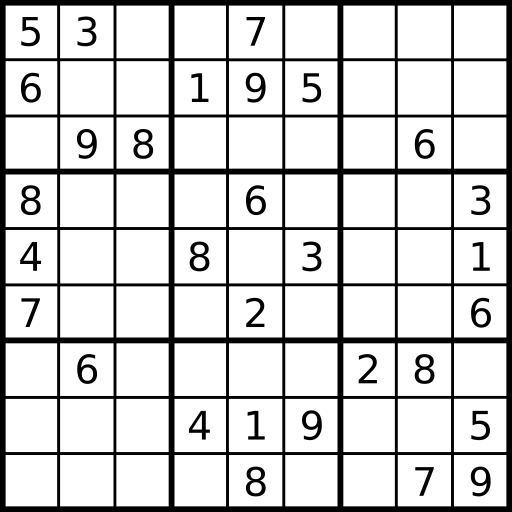
#> input picture Windows/sudoku3.png, 1024 x 1024 px (shown at 1/2 size)
$ python solver.py
#> lines starting #> are read from the running program, lines starting #| are printed output that depends on the picture; after the words box and inside, x2 and y2 are one past the last pixel; in counts of white or black regions, pixels touching at a corner belong together
import cv2
from imutils import contours
import pytesseract as pt
import numpy as np
import glob
from sudokuSolver import solve
from sudokuSolver import printSudoku
pt.pytesseract.tesseract_cmd = r'C:\Program Files\Tesseract-OCR\tesseract.exe'  # your path may be different

def processImage():
    custom_config = r'--psm 6 -c tessedit_char_whitelist=123456789'

    route = r'sudoku3.png'
    image = cv2.imread(route)
#> image is the input picture: shape (1024, 1024, 3); min 0, max 255, mean 209.6
    gray = cv2.cvtColor(image, cv2.COLOR_BGR2GRAY)
    thresh = cv2.adaptiveThreshold(gray,255,cv2.ADAPTIVE_THRESH_GAUSSIAN_C, cv2.THRESH_BINARY_INV,57,5)
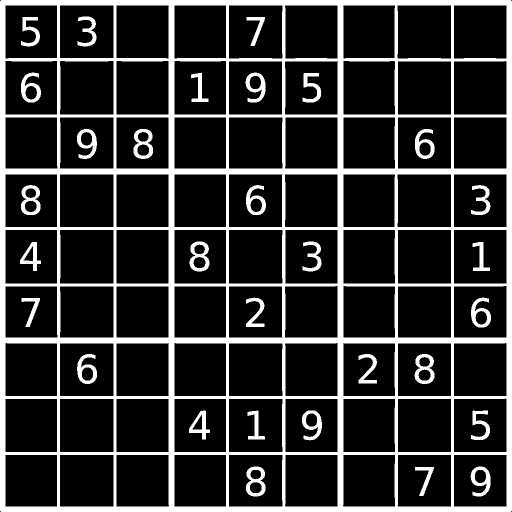
#> thresh: shape (1024, 1024) (shown at 1/2 size); 18.4% white; 31 white regions

    cnts = cv2.findContours(thresh, cv2.RETR_TREE, cv2.CHAIN_APPROX_SIMPLE)
#> cnts = 133 contours; largest, box (x1, y1, x2, y2) and area: (0, 0, 1024, 1024) 1046521, (119, 459, 228, 568) 11575, (457, 459, 566, 568) 11574, (119, 797, 228, 905) 11554, (795, 459, 903, 568) 11554
    cnts = cnts[0] if len(cnts) == 2 else cnts[1]
    for c in cnts:
        area = cv2.contourArea(c)
        if area < 1500:
            cv2.drawContours(thresh, [c], -1, (0,0,0), -1)
#> this loop made 133 passes
#> area on passes 1 to 12: 1046521, 11022, 1483, 515.5, 11127, 601, 10748, 10921, 11149, 1841.5, 448, 349.5
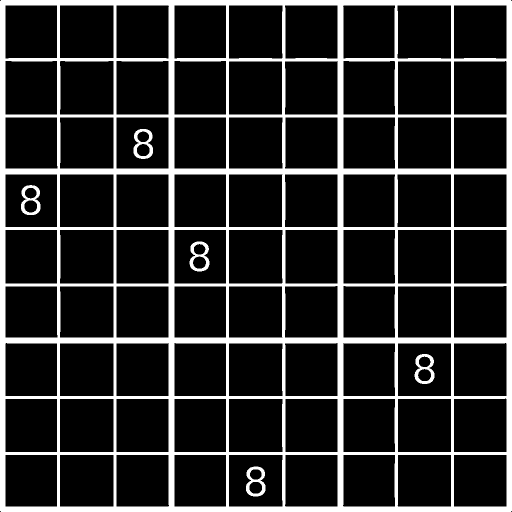
#> thresh: shape (1024, 1024) (shown at 1/2 size); 16.1% white; 6 white regions, box (x1, y1, x2, y2) and area: (0, 0, 1024, 1024) 163523, (829, 708, 869, 768) 1061, (492, 933, 531, 993) 1061, (267, 258, 306, 318) 1058, (379, 483, 419, 543) 1056, (42, 370, 81, 430) 1050

    vertical_kernel = cv2.getStructuringElement(cv2.MORPH_RECT, (1,5))
#> vertical_kernel = [1, 1, 1, 1, 1]
    thresh = cv2.morphologyEx(thresh, cv2.MORPH_CLOSE, vertical_kernel, iterations=9)
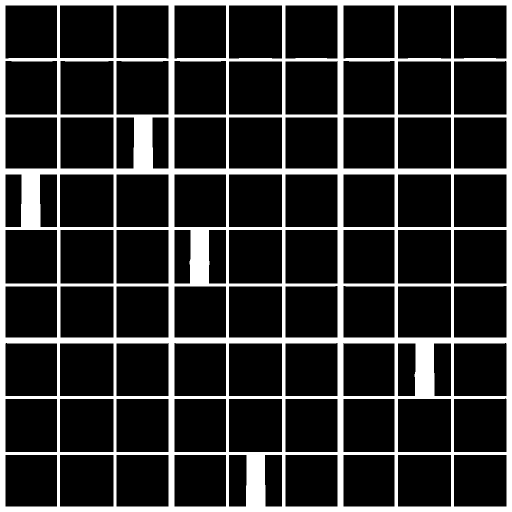
#> thresh: shape (1024, 1024) (shown at 1/2 size); 17.5% white; 1 white region, box (x1, y1, x2, y2) and area: (0, 0, 1024, 1024) 183879
    horizontal_kernel = cv2.getStructuringElement(cv2.MORPH_RECT, (5,1))
#> horizontal_kernel = [[1, 1, 1, 1, 1]]
    thresh = cv2.morphologyEx(thresh, cv2.MORPH_CLOSE, horizontal_kernel, iterations=4)
#> thresh: shape (1024, 1024); 17.6% white; 1 white region, box (x1, y1, x2, y2) and area: (0, 0, 1024, 1024) 184029

    invert = 255 - thresh
#> invert: shape (1024, 1024); 82.4% white; 1 black region
    cnts = cv2.findContours(invert, cv2.RETR_TREE, cv2.CHAIN_APPROX_SIMPLE)
#> cnts = 86 contours; largest, box (x1, y1, x2, y2) and area: (120, 798, 227, 904) 11130, (796, 460, 902, 567) 11130, (458, 460, 564, 567) 11130, (121, 460, 227, 567) 11130, (796, 798, 902, 904) 11025
    cnts = cnts[0] if len(cnts) == 2 else cnts[1]
    (cnts, _) = contours.sort_contours(cnts, method="top-to-bottom")
#> cnts = 86 contours; largest, box (x1, y1, x2, y2) and area: (796, 460, 902, 567) 11130, (458, 460, 564, 567) 11130, (121, 460, 227, 567) 11130, (120, 798, 227, 904) 11130, (796, 123, 902, 229) 11025

    sudoku_rows = []
    row = []
    matrix = []
    ok = '123456789 '
    for (i, c) in enumerate(cnts, 1):
        area = cv2.contourArea(c)
        if area < 50000:
            row.append(c)
            if i % 9 == 0:
                (cnts, _) = contours.sort_contours(row, method="left-to-right")
                sudoku_rows.append(cnts)
                row = []
#> this loop made 86 passes
#> (c, area) on passes 3, 6, 7, 8, 9, 10, 11, 12, 13, 14, 15: ([[687, 11], [687, 115], [788, 115], [788, 11]], 10504), ([[349, 11], [349, 115], [451, 115], [451, 11]], 10608), ([[233, 11], [233, 115], [336, 115], [336, 11]], 10712), ([[120, 11], [120, 115], [226, 115], [226, 11]], 11024), ([[11, 11], [11, 115], [113, 115], [113, 11]], 10608), ([[908, 123], [908, 228], [1012, 228], [1012, 123]], 10920), ([[796, 123], [796, 228], [901, 228], [901, 123]], 11025), ([[687, 123], [687, 228], [788, 228], [788, 123]], 10605), ([[571, 123], [571, 228], [674, 228], [674, 123]], 10815), ([[458, 123], [458, 228], [563, 228], [563, 123]], 11025), ([[349, 123], [349, 228], [451, 228], [451, 123]], 10710)
#> area on passes 1, 2, 4, 5, 25, 26: 10856, 10959, 10752, 10959, 3089.5, 3392.5
#> after the loop, sudoku_rows = 9 items

    for row in sudoku_rows:
        for c in row:
            mask = np.zeros(image.shape, dtype=np.uint8)
            cv2.drawContours(mask, [c], -1, (255,255,255), -1)
            result = cv2.bitwise_and(image, mask)
            result[mask==0] = 255
            box = pt.image_to_string(result, config=custom_config)
            box = split(box)
            if box[0] == 'A':
                box[0] = '4'
            if all(c in ok for c in box[0]):
                matrix.append(int(box[0]))
            else:
                matrix.append(int(0))
#> this loop made 1 pass
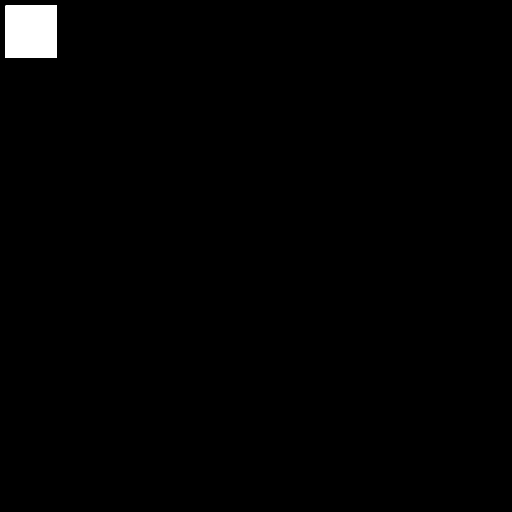
#> mask: shape (1024, 1024, 3) (shown at 1/2 size); 1% white; 1 white region, box (x1, y1, x2, y2) and area: (11, 11, 114, 116) 10815
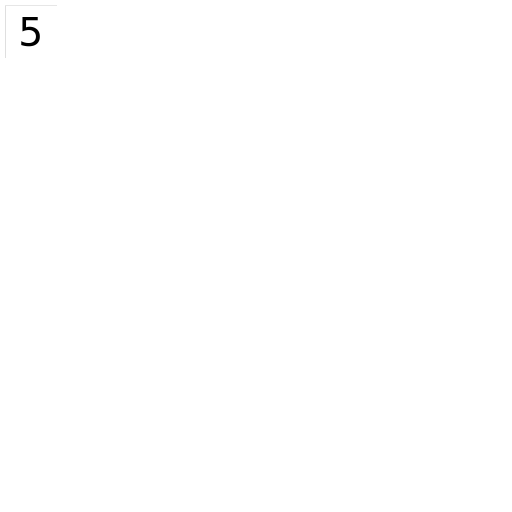
#> result: shape (1024, 1024, 3) (shown at 1/2 size); min 0, max 255, mean 254.8
#> after the loop, matrix = []
    return matrix

def matrix2sudoku(mat):
    npmat = np.array(mat)
    sudoku = npmat.reshape(9,9)
    realSudoku = sudoku.tolist()
    return realSudoku

def split(word):
    return [char for char in word]

#> (the run stopped early here; a loop or call above may not have finished)
